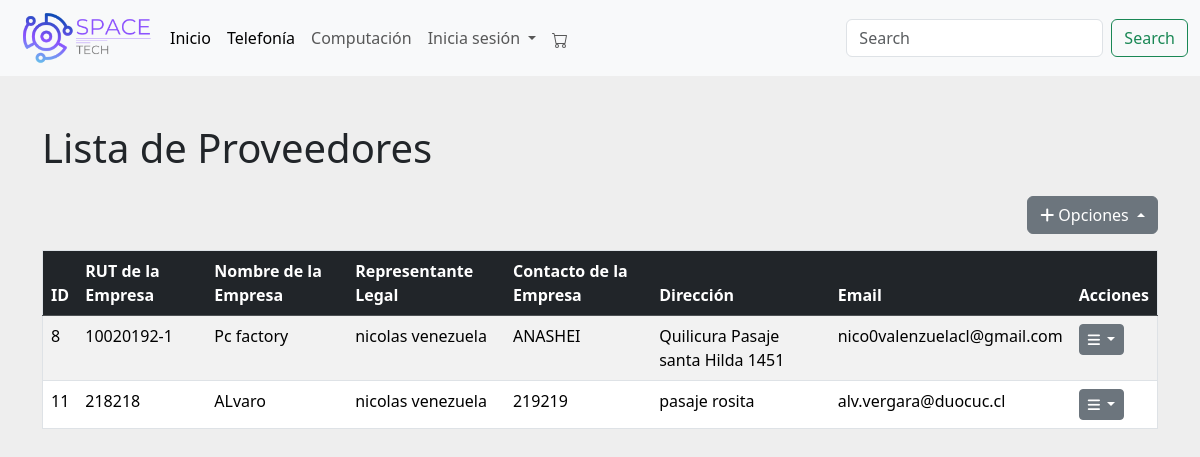
The app's page /proveedores/ (signed in), older data.
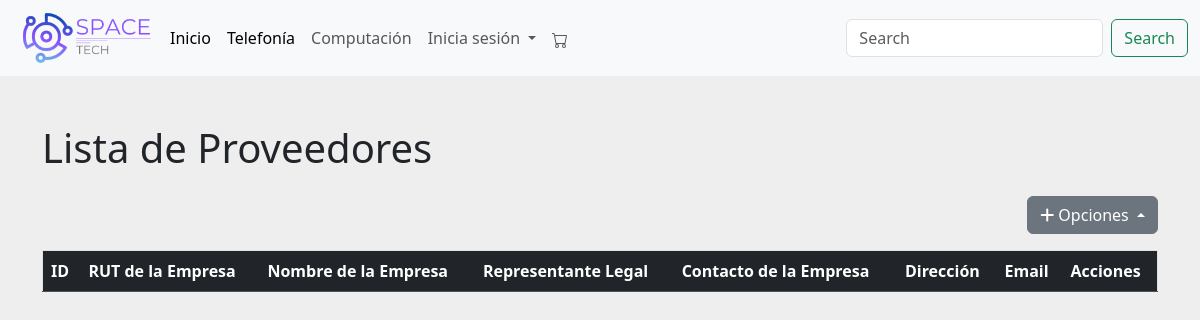
The same page, newer data.
### menu/models.py (models this page shows, shortened)
class Proveedor(models.Model):
    id_proveedor = models.AutoField(primary_key=True, editable=False)
    rut_empresa = models.CharField(max_length=13, verbose_name='RUT de la Empresa')
    nombre_empresa = models.CharField(max_length=100, verbose_name='Nombre de la Empresa')
    representante_legal = models.CharField(max_length=100, verbose_name='Representante Legal', default="")
    contacto_empresa = models.CharField(max_length=50, verbose_name='Contacto de la Empresa')
    direccion_proveedor = models.CharField(max_length=255, verbose_name='Dirección', default="sin direccion")
    email_proveedor = models.EmailField(max_length=70, unique=True, null=True, blank=True)

### menu/views.py (the view)
# urls.py: path('proveedores/', proveedor_list, name='proveedor_list'),
@login_required
@user_passes_test(is_admin)
def proveedor_list(request):
    proveedores = Proveedor.objects.all()
    return render(request, 'proveedor_list.html', {'proveedores': proveedores})

### menu/context_processors.py (called while the page is built)
def carrito_items_count(request):
    if request.user.is_authenticated:
        try:
            carrito = Carrito.objects.get(usuario=request.user)
            count = CarritoItem.objects.filter(carrito=carrito).count()
        except Carrito.DoesNotExist:
            count = 0
    else:
        count = 0
    return {
        'carrito_items_count': count
    }

### menu/views.py (called while the page is built)
def is_admin(user):
    return user.is_authenticated and user.is_staff

### menu/templates/proveedor_list.html (shortened to what this page needs)
<!DOCTYPE html>
<html lang="es">
<head>
    {% load static %}
    <link href="https://cdn.jsdelivr.net/npm/bootstrap@5.3.0/dist/css/bootstrap.min.css" rel="stylesheet">
    <link rel="stylesheet" href="{% static 'css/listaP.css' %}">
</head>
<body>
    {% include "plantilla/menu.html" %}
    <div class="container mt-5">
        <h1 class="mb-4">Lista de Proveedores</h1>
        <div class="d-flex justify-content-end mb-3">
            <div class="dropup">
                <button class="btn btn-secondary dropdown-toggle" type="button" id="dropupMenuButtonActions" data-bs-toggle="dropdown" aria-expanded="false">
                    <i class="fa-solid fa-plus"></i> Opciones
                </button>
            </div>
        </div>
        <div class="table-responsive">
            <table class="table table-striped table-hover">
                <thead class="table-dark">
                    <tr>
                        <th>ID</th>
                        <th>RUT de la Empresa</th>
                        <th>Nombre de la Empresa</th>
                        <th>Representante Legal</th>
                        <th>Contacto de la Empresa</th>
                        <th>Dirección</th>
                        <th>Email</th>
                        <th>Acciones</th>
                    </tr>
                </thead>
                <tbody>
                    {% for proveedor in proveedores %}
                    <tr>
                        <td>{{ proveedor.id_proveedor }}</td>
                        <td>{{ proveedor.rut_empresa }}</td>
                        <td>{{ proveedor.nombre_empresa }}</td>
                        <td>{{ proveedor.representante_legal }}</td>
                        <td>{{ proveedor.contacto_empresa }}</td>
                        <td>{{ proveedor.direccion_proveedor }}</td>
                        <td>{{ proveedor.email_proveedor }}</td>
                        <td>
                            <div class="dropdown">
                                <button class="btn btn-secondary btn-sm dropdown-toggle" type="button" id="dropdownMenuButton{{ proveedor.id }}" data-bs-toggle="dropdown" aria-expanded="false">
                                    <i class="fas fa-bars"></i>
                                </button>
                            </div>
                        </td>
                    </tr>
                    {% endfor %}
                </tbody>
            </table>
        </div>
    </div>
</body>
</html>

### menu/templates/plantilla/menu.html (shortened to what this page needs)
<!DOCTYPE html>
<html lang="en">
    {% load static %}
<head>
    <link href="https://cdn.jsdelivr.net/npm/bootstrap@5.3.3/dist/css/bootstrap.min.css" rel="stylesheet">
</head>
<body style="background-color: rgb(238, 238, 238);">
  <nav class="navbar navbar-expand-lg bg-body-tertiary">
    <div class="container-fluid">
        <a href="/">
            <img src="{% static 'img/SpaceLogo.png' %}" width="150px" alt="logo">
        </a>
        <div class="collapse navbar-collapse" id="navbarSupportedContent">
            <ul class="navbar-nav me-auto mb-2 mb-lg-0">
                <li class="nav-item">
                    <a class="nav-link active" aria-current="page" href="/">Inicio</a>
                </li>
                <li class="nav-item">
                    <a class="nav-link active" aria-current="page" href="#">Telefonía</a>
                </li>
                <li class="nav-item">
                    <a class="nav-link" href="#">Computación</a>
                </li>
                <li class="nav-item dropdown">
                    <a class="nav-link dropdown-toggle" href="#" role="button" data-bs-toggle="dropdown" aria-expanded="false">
                        Inicia sesión
                    </a>
                </li>
                <ul class="navbar-nav mb-2 mb-lg-0">
                  <li class="nav-item">
                      <a class="nav-link cart-icon" href="{% url 'ver_carrito' %}">
                      </a>
                  </li>
              </ul>
            </ul>
            <form class="d-flex" role="search">
                <input class="form-control me-2" type="search" placeholder="Search" aria-label="Search">
                <button class="btn btn-outline-success" type="submit">Search</button>
            </form>
        </div>
    </div>
</nav>
</body>
</html>

### menu/templates/proveedor_list.html (style rules this page uses)
table { width: 100%; border-collapse: collapse; }
table, th, td { border: 1px solid black; }
th, td { padding: 10px; text-align: left; }

### menu/templates/plantilla/menu.html (style rules this page uses)
.cart-icon { position: relative; }

Row changes from the older to the newer data that the page shows:
removed Proveedor: id_proveedor "8", rut_empresa "10020192-1", nombre_empresa "Pc factory", representante_legal "nicolas venezuela", contacto_empresa "ANASHEI", direccion_proveedor "Quilicura Pasaje santa Hilda 1451", email_proveedor "nico0valenzuelacl@gmail.com"
removed Proveedor: id_proveedor "11", rut_empresa "218218", nombre_empresa "ALvaro", representante_legal "nicolas venezuela", contacto_empresa "219219", direccion_proveedor "pasaje rosita", email_proveedor "alv.vergara@duocuc.cl"
